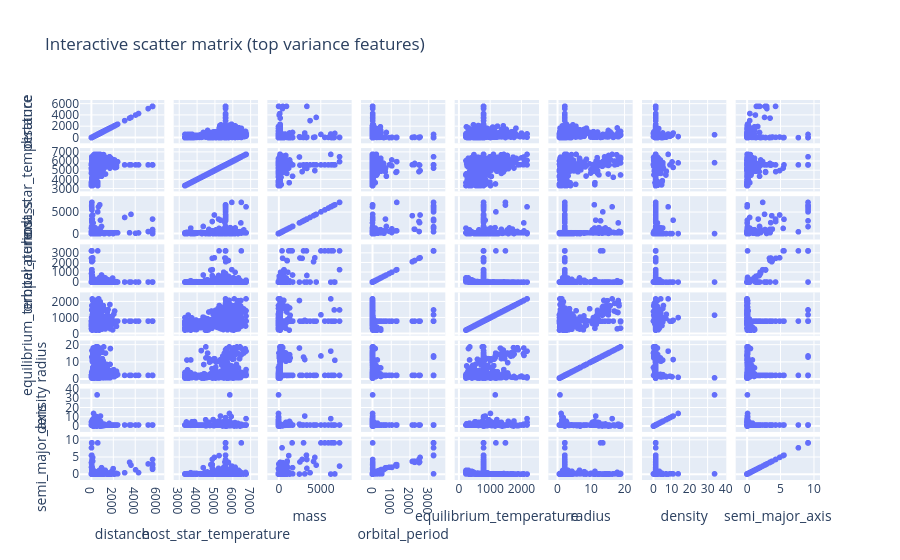

Write notebook code for a chart like this one.
### Code cell
# Pairplot (sampled to avoid heavy plotting)
sample_size = min(500, len(df))
sample_df = df[num_cols].sample(sample_size, random_state=RANDOM_STATE) if num_cols else pd.DataFrame()
if not sample_df.empty:
    sns.pairplot(sample_df, diag_kind='kde', plot_kws={'s':10, 'alpha':0.6})
    plt.suptitle('Pairwise relationships (sample)', y=1.02)
    plt.savefig(os.path.join(ARTIFACTS_DIR, "pairplot_sample.png"), dpi=150)
    plt.show()

    # Interactive Plotly scatter matrix (limited to top 8 numeric features by variance)
    var_sorted = df[num_cols].var().sort_values(ascending=False)
    top_vars = var_sorted.index.tolist()[:8]
    if top_vars:
        fig = px.scatter_matrix(df[top_vars].sample(min(1000, len(df))), dimensions=top_vars, title="Interactive scatter matrix (top variance features)")
        pio.write_html(fig, file=os.path.join(ARTIFACTS_DIR, "scatter_matrix_top_vars.html"), auto_open=False)
        display(fig)
else:
    print("Pairplot skipped: not enough numeric data.")

### Figure 1 — Plotly figure (JSON) as saved in the notebook; plotly's stock layout.template omitted (floating-point values rounded to 4 significant figures; data arrays with more than 128 entries replaced by an {"elided": "..."} marker saying what was removed)
{"data": [{"dimensions": [{"axis": {"matches": true}, "label": "distance", "values": {"elided": "1000 float values"}}, {"axis": {"matches": true}, "label": "host_star_temperature", "values": {"elided": "1000 float values"}}, {"axis": {"matches": true}, "label": "mass", "values": {"elided": "1000 float values"}}, {"axis": {"matches": true}, "label": "orbital_period", "values": {"elided": "1000 float values"}}, {"axis": {"matches": true}, "label": "equilibrium_temperature", "values": {"elided": "1000 float values"}}, {"axis": {"matches": true}, "label": "radius", "values": {"elided": "1000 float values"}}, {"axis": {"matches": true}, "label": "density", "values": {"elided": "1000 float values"}}, {"axis": {"matches": true}, "label": "semi_major_axis", "values": {"elided": "1000 float values"}}], "hovertemplate": "%{xaxis.title.text}=%{x}<br>%{yaxis.title.text}=%{y}<extra></extra>", "legendgroup": "", "marker": {"color": "#636efa", "symbol": "circle"}, "name": "", "showlegend": false, "type": "splom"}], "layout": {"dragmode": "select", "legend": {"tracegroupgap": 0}, "title": {"text": "Interactive scatter matrix (top variance features)"}}}
